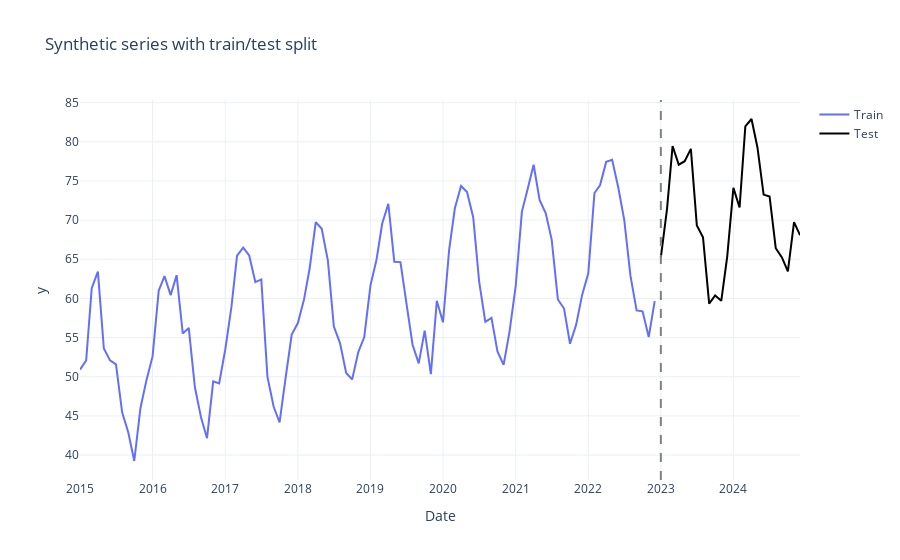

Here is the notebook cell this chart was saved with:
### Code cell
fig = go.Figure()
fig.add_trace(go.Scatter(x=train.index, y=train, mode='lines', name='Train'))
fig.add_trace(go.Scatter(x=test.index, y=test, mode='lines', name='Test', line=dict(color='black')))
fig.add_vline(x=test.index[0], line_dash='dash', line_color='gray')
fig.update_layout(title='Synthetic series with train/test split', xaxis_title='Date', yaxis_title='y')
fig.show()
